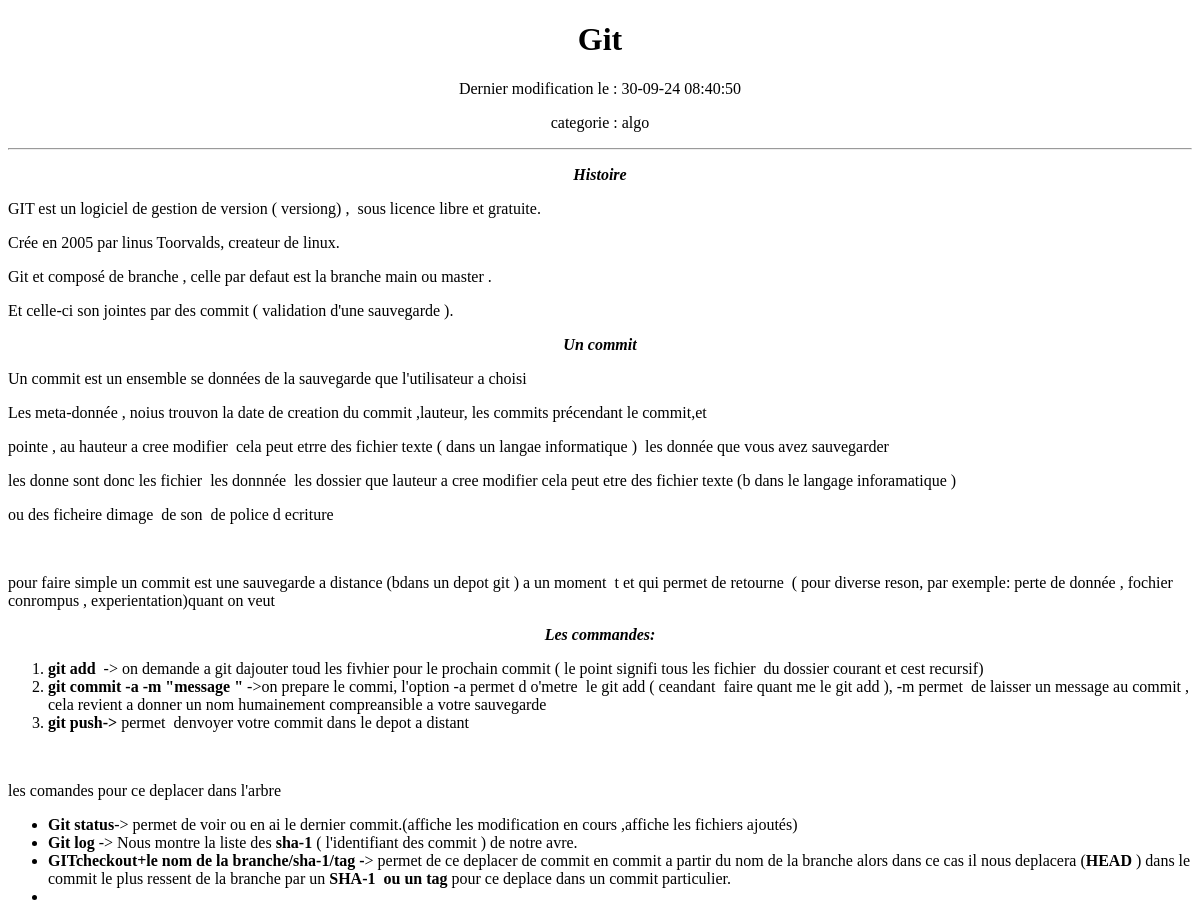
The page /lesson_read.php?id=14 on the database its author committed.
### tables this page shows
CREATE TABLE "lesson" (
	"lesson_id"	INTEGER,
	"lesson_name"	TEXT,
	"lesson_category"	TEXT,
	"lesson_content"	TEXT,
	"lesson_modify_at"	TEXT,
	PRIMARY KEY("lesson_id" AUTOINCREMENT)
);

### lesson_read.php (the view, shortened to what this page needs)
<!DOCTYPE html>
<html lang="fr">
<head>
     <link rel="stylesheet" href="css/style.css">
    <?php
$pdo = new PDO('sqlite:'.dirname(__FILE__).'/data.sqlite');
$pdo->setAttribute(PDO::ATTR_DEFAULT_FETCH_MODE, PDO::FETCH_ASSOC);
if(isset($_GET['id'])){
        $id = $_GET['id'];
        $sql = "SELECT * FROM  lesson WHERE lesson_id=?";
        $stmt = $pdo->prepare($sql);
        $stmt ->execute([$id]);
        $lesson = $stmt->fetch();
}
?>
<body>
</head>
    <h1 class="center"><?= $lesson['lesson_name'] ?></h1>
    <p class="center"><?= 'Dernier modification le : ' . $lesson['lesson_modify_at'] ?></p>
    <p class="center"><?= 'categorie : ' . $lesson['lesson_category'] ?></p>
    <hr>
    <main><?= $lesson['lesson_content'] ?></main>
</body>
</html>

### css/style.css (style rules this page uses)
.center { text-align: center; }

### rows shown on the page
lesson: lesson_name "Git", lesson_modify_at "30-09-24 08:40:50", lesson_category "algo", lesson_content "Histoire GIT est un logiciel de gestion de version ( versiong) , sous licence libre et gratuite. Crée en 2005 par linus Toorvalds, createur de linux. Git et composé de branche , celle par defaut est la branche main ou master . Et celle-ci son jointes par des commit ( validation d'une sauvegarde ). Un commit Un commit est un ensemble se données de la sauvegarde que l'utilisateur a choisi Les meta-donnée , noius trouvon la date de creation du commit ,lauteur, les commits précendant le commit,et pointe , au hauteur a cree modifier cela peut etrre des fichier texte ( dans un langae informatique ) les donnée que vous avez sauvegarder les donne sont donc les fichier les donnnée les dossier que…"
